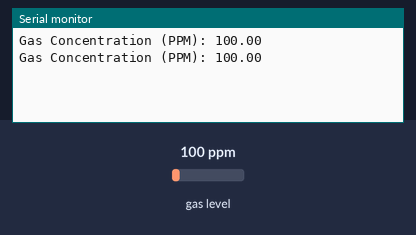
The sketch below on a simulated ESP32. On the bench: the last lines printed to the serial monitor. Inputs (shaded band) come from the test bench; at power-on: gas level 100 ppm.

Above: at 1.8 s.
1.9 s: gas level set to 20 ppm
At 2.8 s:
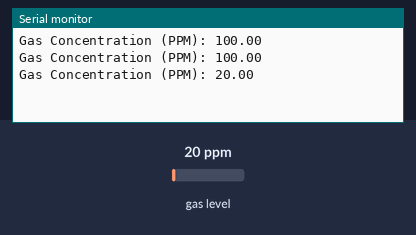
3.4 s: gas level set to 250 ppm
At 4.8 s:
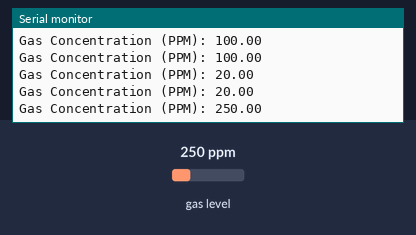
Timing chart, 0 to 6.4 s (numbered marks = the images above; inputs shaded):
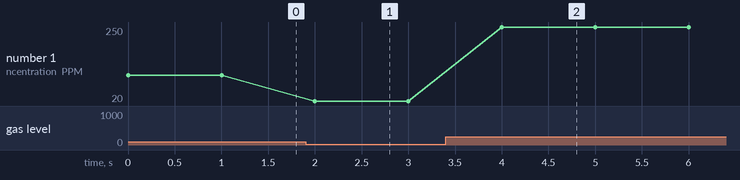

The sketch:

MQ9_test1.ino
```cpp
#include "MQUnifiedsensor.h"

// Create an instance of the MQUnifiedsensor class
MQUnifiedsensor mySensor("ESP32", 3.3, 12, 34, "MQ-2"); // Assuming 3.3V and 12-bit ADC

void setup() {
  Serial.begin(9600);

  // Initialize the sensor
  mySensor.init();

  // Optionally, set calibration parameters (R0, RL, a, b, etc.)
  // mySensor.setR0(10);
  // mySensor.setRL(10);
  // mySensor.setA(2.0);
  // mySensor.setB(0.5);
  // mySensor.setRegressionMethod(1); // Use exponential regression

  // Print sensor information to the serial monitor
  mySensor.serialDebug(true);
}

void loop() {
  // Read the sensor and get the gas concentration in PPM
  float ppm = mySensor.readSensor();

  // Print the gas concentration to the serial monitor
  Serial.print("Gas Concentration (PPM): ");
  Serial.println(ppm);

  delay(1000); // Delay for one second
}
```

Measured:
- after the input at 1.9 s, the serial monitor: prints a new line after 0.10 s (image 1)
- after the input at 3.4 s, the serial monitor: prints a new line after 0.60 s (image 2)
- plotted number 1: 100 → 20 after the input at 1.9 s, 20 → 250 after the input at 3.4 s
